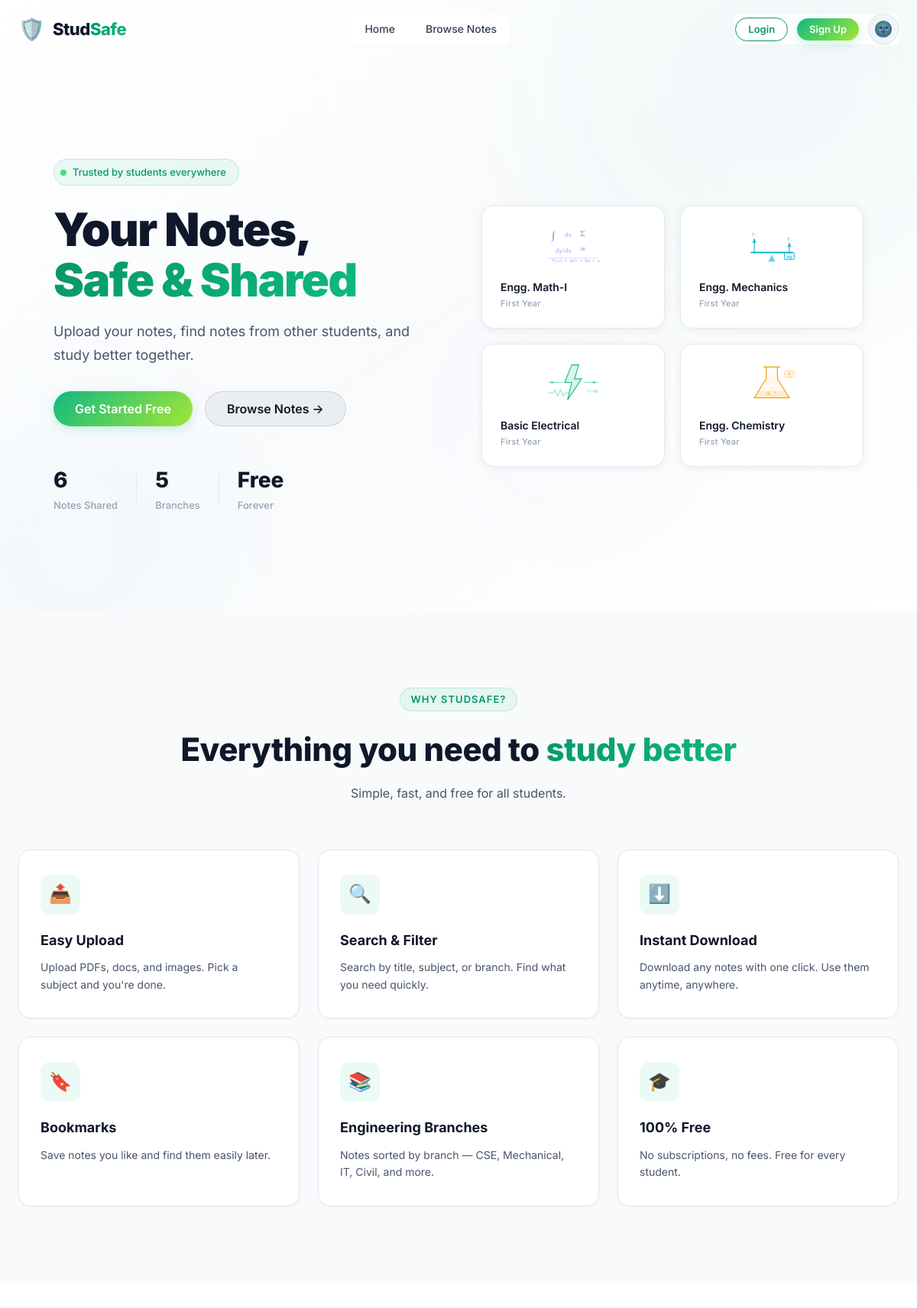
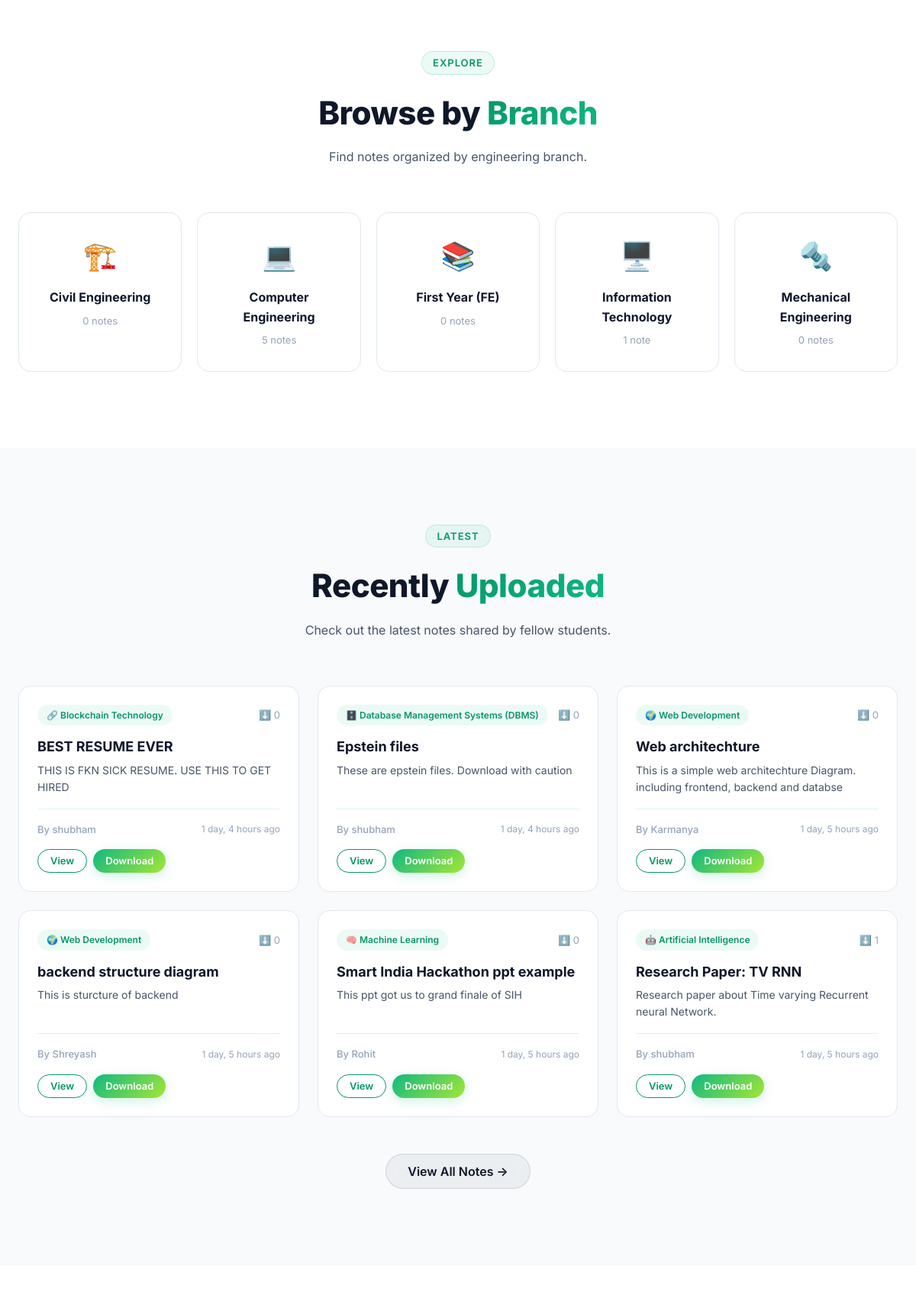
/ (upper part), run on an earlier commit of the app's database (2 pictures, top to bottom).
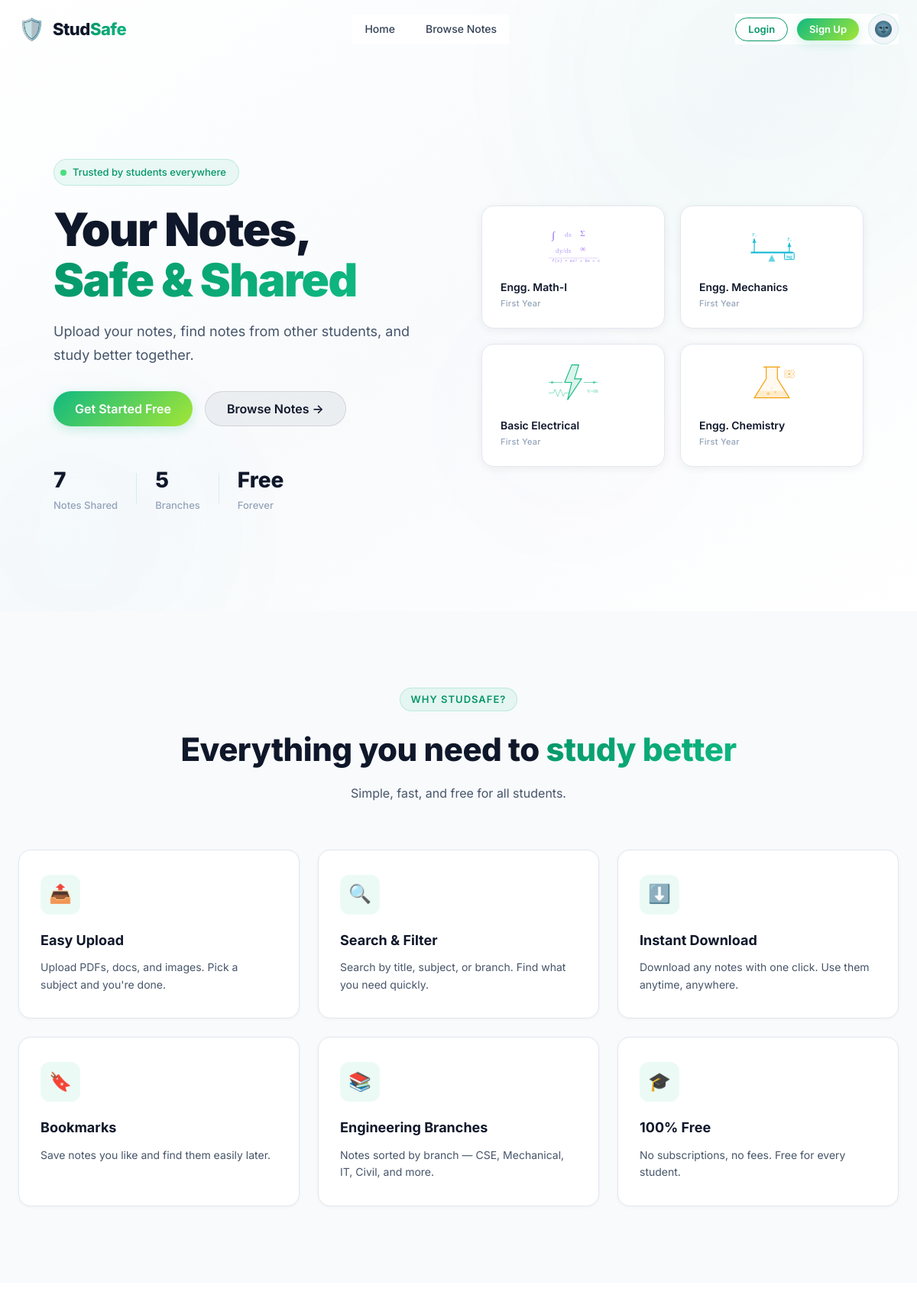
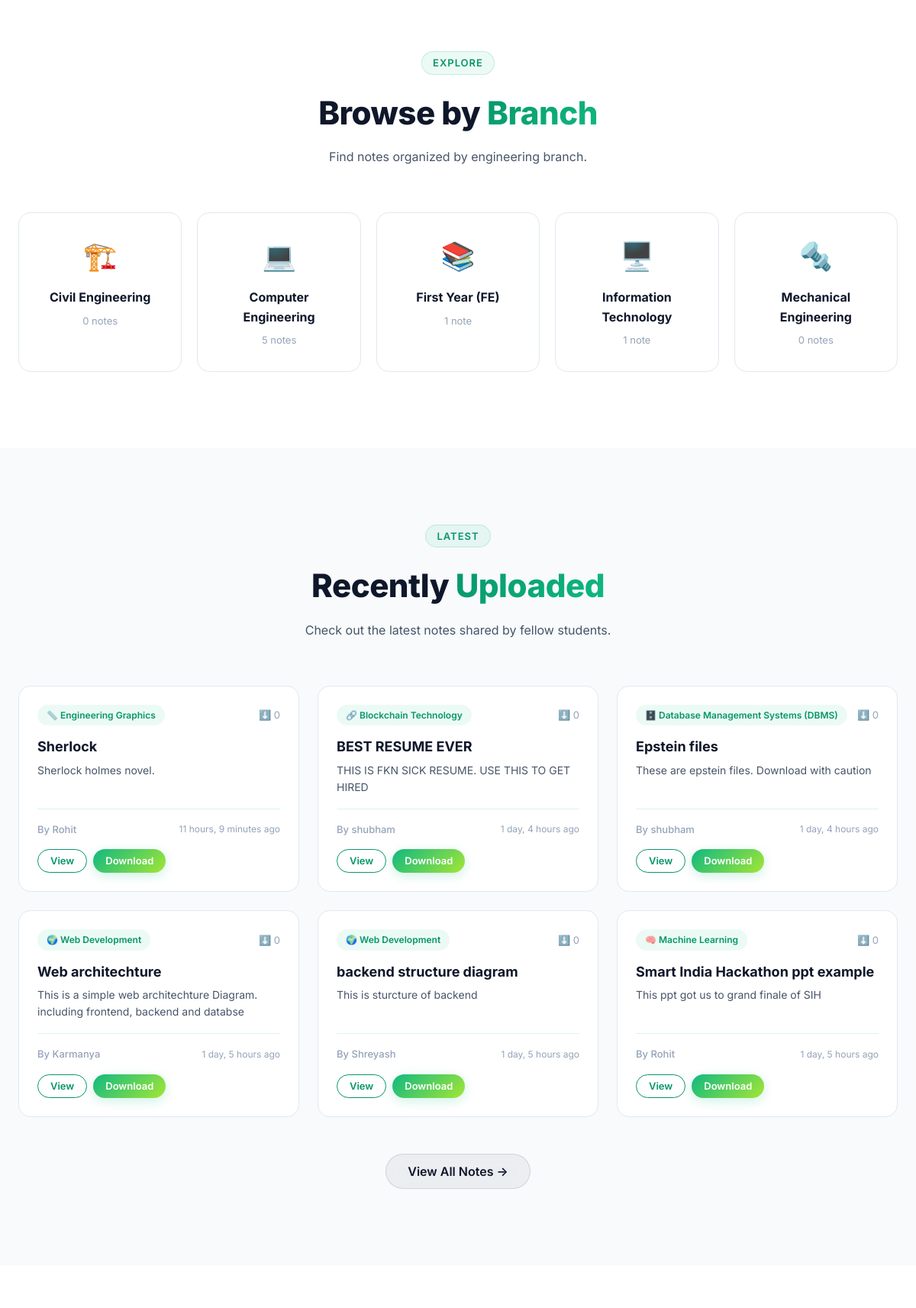
And on a later commit of the database (2 pictures, top to bottom).
### studapp/models.py (models this page shows, shortened)
class Branch(models.Model):
    name = models.CharField(max_length=150, unique=True)
    icon = models.CharField(max_length=50, default='🎓')
    created_at = models.DateTimeField(auto_now_add=True)
    class Meta:
        ordering = ['name']
        verbose_name_plural = 'Branches'

class Note(models.Model):
    title = models.CharField(max_length=200)
    description = models.TextField(blank=True, default='')
    subject = models.ForeignKey(Subject, on_delete=models.CASCADE, related_name='notes')
    uploaded_by = models.ForeignKey(User, on_delete=models.CASCADE, related_name='notes')
    file = models.FileField(upload_to='notes/%Y/%m/%d/')
    created_at = models.DateTimeField(auto_now_add=True)
    updated_at = models.DateTimeField(auto_now=True)
    downloads = models.PositiveIntegerField(default=0)
    class Meta:
        ordering = ['-created_at']

class Subject(models.Model):
    name = models.CharField(max_length=100)
    branch = models.ForeignKey(Branch, on_delete=models.CASCADE, related_name='subjects', null=True, blank=True)
    icon = models.CharField(max_length=50, default='📘')
    description = models.TextField(blank=True, default='')
    created_at = models.DateTimeField(auto_now_add=True)
    class Meta:
        ordering = ['branch__name', 'name']

### studapp/views.py (the view)
# urls.py: path('', views.home, name='home'),
def home(request):
    recent_notes = Note.objects.select_related('subject', 'subject__branch', 'uploaded_by')[:6]
    branches = Branch.objects.annotate(note_count=Count('subjects__notes'))
    featured_subjects = {}
    subject_map = {
        'math': 'Engineering Mathematics-I',
        'mechanics': 'Engineering Mechanics',
        'electrical': 'Basic Electrical Engineering',
        'chemistry': 'Engineering Chemistry',
    }
    for key, name in subject_map.items():
        subj = Subject.objects.filter(name=name).first()
        if subj:
            featured_subjects[key] = subj.id
    return render(request, 'home.html', {
        'recent_notes': recent_notes,
        'branches': branches,
        'total_notes': Note.objects.count(),
        'total_branches': Branch.objects.count(),
        'featured_subjects': featured_subjects,
    })

### studapp/context_processors.py (called while the page is built)
def branches_context(request):
    return {'branches': Branch.objects.all()}

### studapp/templates/home.html (shortened to what the changed rows need)
{% extends 'base.html' %}
{% load static %}
{% block content %}
<section class="hero" id="hero-section">
    <div class="hero-container">
        <div class="hero-content">
            <h1 class="hero-title" id="hero-title">
                Your Notes,<br>
                <span class="gradient-text">Safe & Shared</span>
            </h1>
            <div class="hero-stats" id="hero-stats">
                <div class="stat">
                    <span class="stat-number">{{ total_notes }}</span>
                    <span class="stat-label">Notes Shared</span>
                </div>
            </div>
        </div>
    </div>
</section>
<section class="features-section" id="features-section">
    <div class="section-container">
        <div class="section-header">
            <h2 class="section-title">Everything you need to <span class="gradient-text">study better</span></h2>
        </div>
    </div>
</section>
{% if branches %}
<section class="subjects-section" id="branches-section">
    <div class="section-container">
        <div class="section-header">
            <h2 class="section-title">Browse by <span class="gradient-text">Branch</span></h2>
        </div>
        <div class="subjects-grid" id="branches-grid">
            {% for branch in branches %}
            <a href="{% url 'browse' %}?branch={{ branch.id }}" class="subject-card" id="branch-{{ branch.id }}">
                <span class="subject-icon">{{ branch.icon }}</span>
                <h3 class="subject-name">{{ branch.name }}</h3>
                <span class="subject-count">{{ branch.note_count }} note{{ branch.note_count|pluralize }}</span>
            </a>
            {% endfor %}
        </div>
    </div>
</section>
{% endif %}
{% if recent_notes %}
<section class="recent-section" id="recent-section">
    <div class="section-container">
        <div class="section-header">
            <h2 class="section-title">Recently <span class="gradient-text">Uploaded</span></h2>
        </div>
        <div class="notes-grid" id="recent-notes-grid">
            {% for note in recent_notes %}
            <div class="note-card" id="note-card-{{ note.id }}">
                <div class="note-card-header">
                    <span class="note-subject-badge">{{ note.subject.icon }} {{ note.subject.name }}</span>
                    <span class="note-downloads">⬇️ {{ note.downloads }}</span>
                </div>
                <h3 class="note-title">{{ note.title }}</h3>
                <p class="note-desc">{{ note.description|truncatewords:15 }}</p>
                <div class="note-card-footer">
                    <span class="note-author">By {{ note.uploaded_by.first_name }}</span>
                    <span class="note-date">{{ note.created_at|timesince }} ago</span>
                </div>
                <div class="note-card-actions">
                    <a href="javascript:void(0)"
                        onclick="openPreview('{% url 'preview' note.id %}', '{{ note.title|escapejs }}')"
                        class="btn btn-outline btn-sm">View</a>
                    <a href="{% url 'download' note.id %}" class="btn btn-primary btn-sm">Download</a>
                </div>
            </div>
            {% endfor %}
        </div>
    </div>
</section>
{% endif %}
{% endblock %}

What changed in the data, as far as the page shows it:
no longer on this page (row unchanged): Note: subject.icon "🤖", subject.name "Artificial Intelligence", downloads "1", title "Research Paper: TV RNN", description "Research paper about Time varying Recurrent neural Network.", uploaded_by.first_name "shubham", created_at "1 day, 5 hours"
computed for Branch "First Year (FE)": note_count "0" → "1"
added Note: subject.icon "📏", subject.name "Engineering Graphics", downloads "0", title "Sherlock", description "Sherlock holmes novel.", uploaded_by.first_name "Rohit", created_at "11 hours, 9 minutes"
Also different on the page:
{{ total_notes }}: "6" → "7"
